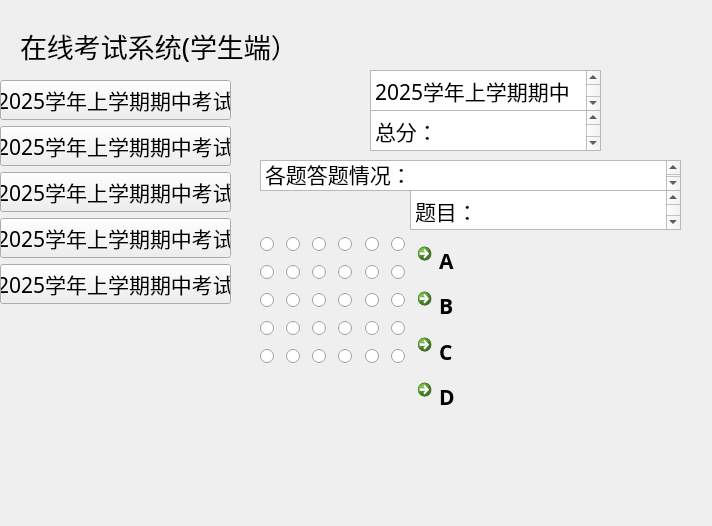
<?xml version="1.0" encoding="UTF-8"?>
<ui version="4.0">
 <class>studentchafen</class>
 <widget class="QWidget" name="studentchafen">
  <property name="geometry">
   <rect>
    <x>0</x>
    <y>0</y>
    <width>712</width>
    <height>526</height>
   </rect>
  </property>
  <property name="font">
   <font>
    <family>华文中宋</family>
    <pointsize>16</pointsize>
   </font>
  </property>
  <property name="windowTitle">
   <string>Form</string>
  </property>
  <widget class="QLabel" name="label">
   <property name="geometry">
    <rect>
     <x>20</x>
     <y>10</y>
     <width>281</width>
     <height>71</height>
    </rect>
   </property>
   <property name="font">
    <font>
     <pointsize>20</pointsize>
    </font>
   </property>
   <property name="text">
    <string>在线考试系统(学生端）</string>
   </property>
  </widget>
  <widget class="QWidget" name="verticalLayoutWidget">
   <property name="geometry">
    <rect>
     <x>0</x>
     <y>80</y>
     <width>231</width>
     <height>441</height>
    </rect>
   </property>
   <layout class="QVBoxLayout" name="verticalLayout">
    <item>
     <widget class="QPushButton" name="pushButton">
      <property name="text">
       <string>2025学年上学期期中考试</string>
      </property>
     </widget>
    </item>
    <item>
     <widget class="QPushButton" name="pushButton_2">
      <property name="text">
       <string>2025学年上学期期中考试</string>
      </property>
     </widget>
    </item>
    <item>
     <widget class="QPushButton" name="pushButton_3">
      <property name="text">
       <string>2025学年上学期期中考试</string>
      </property>
     </widget>
    </item>
    <item>
     <widget class="QPushButton" name="pushButton_4">
      <property name="text">
       <string>2025学年上学期期中考试</string>
      </property>
     </widget>
    </item>
    <item>
     <widget class="QPushButton" name="pushButton_5">
      <property name="text">
       <string>2025学年上学期期中考试</string>
      </property>
     </widget>
    </item>
    <item>
     <spacer name="verticalSpacer">
      <property name="orientation">
       <enum>Qt::Vertical</enum>
      </property>
      <property name="sizeHint" stdset="0">
       <size>
        <width>20</width>
        <height>40</height>
       </size>
      </property>
     </spacer>
    </item>
   </layout>
  </widget>
  <widget class="QWidget" name="gridLayoutWidget">
   <property name="geometry">
    <rect>
     <x>260</x>
     <y>230</y>
     <width>151</width>
     <height>141</height>
    </rect>
   </property>
   <layout class="QGridLayout" name="gridLayout">
    <item row="2" column="4">
     <widget class="QRadioButton" name="radioButton_19">
      <property name="text">
       <string/>
      </property>
     </widget>
    </item>
    <item row="4" column="1">
     <widget class="QRadioButton" name="radioButton_21">
      <property name="text">
       <string/>
      </property>
     </widget>
    </item>
    <item row="4" column="2">
     <widget class="QRadioButton" name="radioButton_18">
      <property name="text">
       <string/>
      </property>
     </widget>
    </item>
    <item row="4" column="3">
     <widget class="QRadioButton" name="radioButton_20">
      <property name="text">
       <string/>
      </property>
     </widget>
    </item>
    <item row="3" column="3">
     <widget class="QRadioButton" name="radioButton_15">
      <property name="text">
       <string/>
      </property>
     </widget>
    </item>
    <item row="1" column="1">
     <widget class="QRadioButton" name="radioButton_6">
      <property name="text">
       <string/>
      </property>
     </widget>
    </item>
    <item row="0" column="3">
     <widget class="QRadioButton" name="radioButton_9">
      <property name="text">
       <string/>
      </property>
     </widget>
    </item>
    <item row="4" column="0">
     <widget class="QRadioButton" name="radioButton_17">
      <property name="text">
       <string/>
      </property>
     </widget>
    </item>
    <item row="2" column="2">
     <widget class="QRadioButton" name="radioButton_10">
      <property name="text">
       <string/>
      </property>
     </widget>
    </item>
    <item row="3" column="0">
     <widget class="QRadioButton" name="radioButton_13">
      <property name="text">
       <string/>
      </property>
     </widget>
    </item>
    <item row="3" column="2">
     <widget class="QRadioButton" name="radioButton_16">
      <property name="text">
       <string/>
      </property>
     </widget>
    </item>
    <item row="2" column="3">
     <widget class="QRadioButton" name="radioButton_12">
      <property name="text">
       <string/>
      </property>
     </widget>
    </item>
    <item row="3" column="1">
     <widget class="QRadioButton" name="radioButton_14">
      <property name="text">
       <string/>
      </property>
     </widget>
    </item>
    <item row="1" column="0">
     <widget class="QRadioButton" name="radioButton">
      <property name="text">
       <string/>
      </property>
     </widget>
    </item>
    <item row="0" column="0">
     <widget class="QRadioButton" name="radioButton_4">
      <property name="text">
       <string/>
      </property>
     </widget>
    </item>
    <item row="0" column="1">
     <widget class="QRadioButton" name="radioButton_3">
      <property name="text">
       <string/>
      </property>
     </widget>
    </item>
    <item row="1" column="2">
     <widget class="QRadioButton" name="radioButton_7">
      <property name="text">
       <string/>
      </property>
     </widget>
    </item>
    <item row="2" column="0">
     <widget class="QRadioButton" name="radioButton_2">
      <property name="text">
       <string/>
      </property>
     </widget>
    </item>
    <item row="0" column="2">
     <widget class="QRadioButton" name="radioButton_8">
      <property name="text">
       <string/>
      </property>
     </widget>
    </item>
    <item row="2" column="1">
     <widget class="QRadioButton" name="radioButton_5">
      <property name="text">
       <string/>
      </property>
     </widget>
    </item>
    <item row="4" column="4">
     <widget class="QRadioButton" name="radioButton_23">
      <property name="text">
       <string/>
      </property>
     </widget>
    </item>
    <item row="1" column="4">
     <widget class="QRadioButton" name="radioButton_24">
      <property name="text">
       <string/>
      </property>
     </widget>
    </item>
    <item row="3" column="4">
     <widget class="QRadioButton" name="radioButton_22">
      <property name="text">
       <string/>
      </property>
     </widget>
    </item>
    <item row="0" column="4">
     <widget class="QRadioButton" name="radioButton_25">
      <property name="text">
       <string/>
      </property>
     </widget>
    </item>
    <item row="1" column="5">
     <widget class="QRadioButton" name="radioButton_29">
      <property name="text">
       <string/>
      </property>
     </widget>
    </item>
    <item row="4" column="5">
     <widget class="QRadioButton" name="radioButton_27">
      <property name="text">
       <string/>
      </property>
     </widget>
    </item>
    <item row="0" column="5">
     <widget class="QRadioButton" name="radioButton_30">
      <property name="text">
       <string/>
      </property>
     </widget>
    </item>
    <item row="2" column="5">
     <widget class="QRadioButton" name="radioButton_26">
      <property name="text">
       <string/>
      </property>
     </widget>
    </item>
    <item row="3" column="5">
     <widget class="QRadioButton" name="radioButton_28">
      <property name="text">
       <string/>
      </property>
     </widget>
    </item>
    <item row="1" column="3">
     <widget class="QRadioButton" name="radioButton_11">
      <property name="text">
       <string/>
      </property>
     </widget>
    </item>
   </layout>
  </widget>
  <widget class="QTextBrowser" name="textBrowser">
   <property name="geometry">
    <rect>
     <x>370</x>
     <y>70</y>
     <width>231</width>
     <height>41</height>
    </rect>
   </property>
   <property name="html">
    <string>&lt;!DOCTYPE HTML PUBLIC &quot;-//W3C//DTD HTML 4.0//EN&quot; &quot;http://www.w3.org/TR/REC-html40/strict.dtd&quot;&gt;
&lt;html&gt;&lt;head&gt;&lt;meta name=&quot;qrichtext&quot; content=&quot;1&quot; /&gt;&lt;style type=&quot;text/css&quot;&gt;
p, li { white-space: pre-wrap; }
&lt;/style&gt;&lt;/head&gt;&lt;body style=&quot; font-family:'华文中宋'; font-size:16pt; font-weight:400; font-style:normal;&quot;&gt;
&lt;p style=&quot; margin-top:0px; margin-bottom:0px; margin-left:0px; margin-right:0px; -qt-block-indent:0; text-indent:0px;&quot;&gt;2025学年上学期期中考试：&lt;/p&gt;&lt;/body&gt;&lt;/html&gt;</string>
   </property>
  </widget>
  <widget class="QTextBrowser" name="textBrowser_2">
   <property name="geometry">
    <rect>
     <x>370</x>
     <y>110</y>
     <width>231</width>
     <height>41</height>
    </rect>
   </property>
   <property name="html">
    <string>&lt;!DOCTYPE HTML PUBLIC &quot;-//W3C//DTD HTML 4.0//EN&quot; &quot;http://www.w3.org/TR/REC-html40/strict.dtd&quot;&gt;
&lt;html&gt;&lt;head&gt;&lt;meta name=&quot;qrichtext&quot; content=&quot;1&quot; /&gt;&lt;style type=&quot;text/css&quot;&gt;
p, li { white-space: pre-wrap; }
&lt;/style&gt;&lt;/head&gt;&lt;body style=&quot; font-family:'华文中宋'; font-size:16pt; font-weight:400; font-style:normal;&quot;&gt;
&lt;p style=&quot; margin-top:0px; margin-bottom:0px; margin-left:0px; margin-right:0px; -qt-block-indent:0; text-indent:0px;&quot;&gt;总分：&lt;/p&gt;&lt;/body&gt;&lt;/html&gt;</string>
   </property>
  </widget>
  <widget class="QTextBrowser" name="textBrowser_3">
   <property name="geometry">
    <rect>
     <x>260</x>
     <y>160</y>
     <width>421</width>
     <height>31</height>
    </rect>
   </property>
   <property name="html">
    <string>&lt;!DOCTYPE HTML PUBLIC &quot;-//W3C//DTD HTML 4.0//EN&quot; &quot;http://www.w3.org/TR/REC-html40/strict.dtd&quot;&gt;
&lt;html&gt;&lt;head&gt;&lt;meta name=&quot;qrichtext&quot; content=&quot;1&quot; /&gt;&lt;style type=&quot;text/css&quot;&gt;
p, li { white-space: pre-wrap; }
&lt;/style&gt;&lt;/head&gt;&lt;body style=&quot; font-family:'华文中宋'; font-size:16pt; font-weight:400; font-style:normal;&quot;&gt;
&lt;p style=&quot; margin-top:0px; margin-bottom:0px; margin-left:0px; margin-right:0px; -qt-block-indent:0; text-indent:0px;&quot;&gt;各题答题情况：&lt;/p&gt;&lt;/body&gt;&lt;/html&gt;</string>
   </property>
  </widget>
  <widget class="QWidget" name="verticalLayoutWidget_2">
   <property name="geometry">
    <rect>
     <x>410</x>
     <y>190</y>
     <width>271</width>
     <height>221</height>
    </rect>
   </property>
   <layout class="QVBoxLayout" name="verticalLayout_2">
    <item>
     <widget class="QTextBrowser" name="textBrowser_4">
      <property name="html">
       <string>&lt;!DOCTYPE HTML PUBLIC &quot;-//W3C//DTD HTML 4.0//EN&quot; &quot;http://www.w3.org/TR/REC-html40/strict.dtd&quot;&gt;
&lt;html&gt;&lt;head&gt;&lt;meta name=&quot;qrichtext&quot; content=&quot;1&quot; /&gt;&lt;style type=&quot;text/css&quot;&gt;
p, li { white-space: pre-wrap; }
&lt;/style&gt;&lt;/head&gt;&lt;body style=&quot; font-family:'华文中宋'; font-size:16pt; font-weight:400; font-style:normal;&quot;&gt;
&lt;p style=&quot; margin-top:0px; margin-bottom:0px; margin-left:0px; margin-right:0px; -qt-block-indent:0; text-indent:0px;&quot;&gt;题目：&lt;/p&gt;&lt;/body&gt;&lt;/html&gt;</string>
      </property>
     </widget>
    </item>
    <item>
     <widget class="QCommandLinkButton" name="commandLinkButton">
      <property name="text">
       <string>A</string>
      </property>
     </widget>
    </item>
    <item>
     <widget class="QCommandLinkButton" name="commandLinkButton_2">
      <property name="text">
       <string>B</string>
      </property>
     </widget>
    </item>
    <item>
     <widget class="QCommandLinkButton" name="commandLinkButton_3">
      <property name="text">
       <string>C</string>
      </property>
     </widget>
    </item>
    <item>
     <widget class="QCommandLinkButton" name="commandLinkButton_4">
      <property name="text">
       <string>D</string>
      </property>
     </widget>
    </item>
   </layout>
  </widget>
 </widget>
 <resources/>
 <connections/>
</ui>
